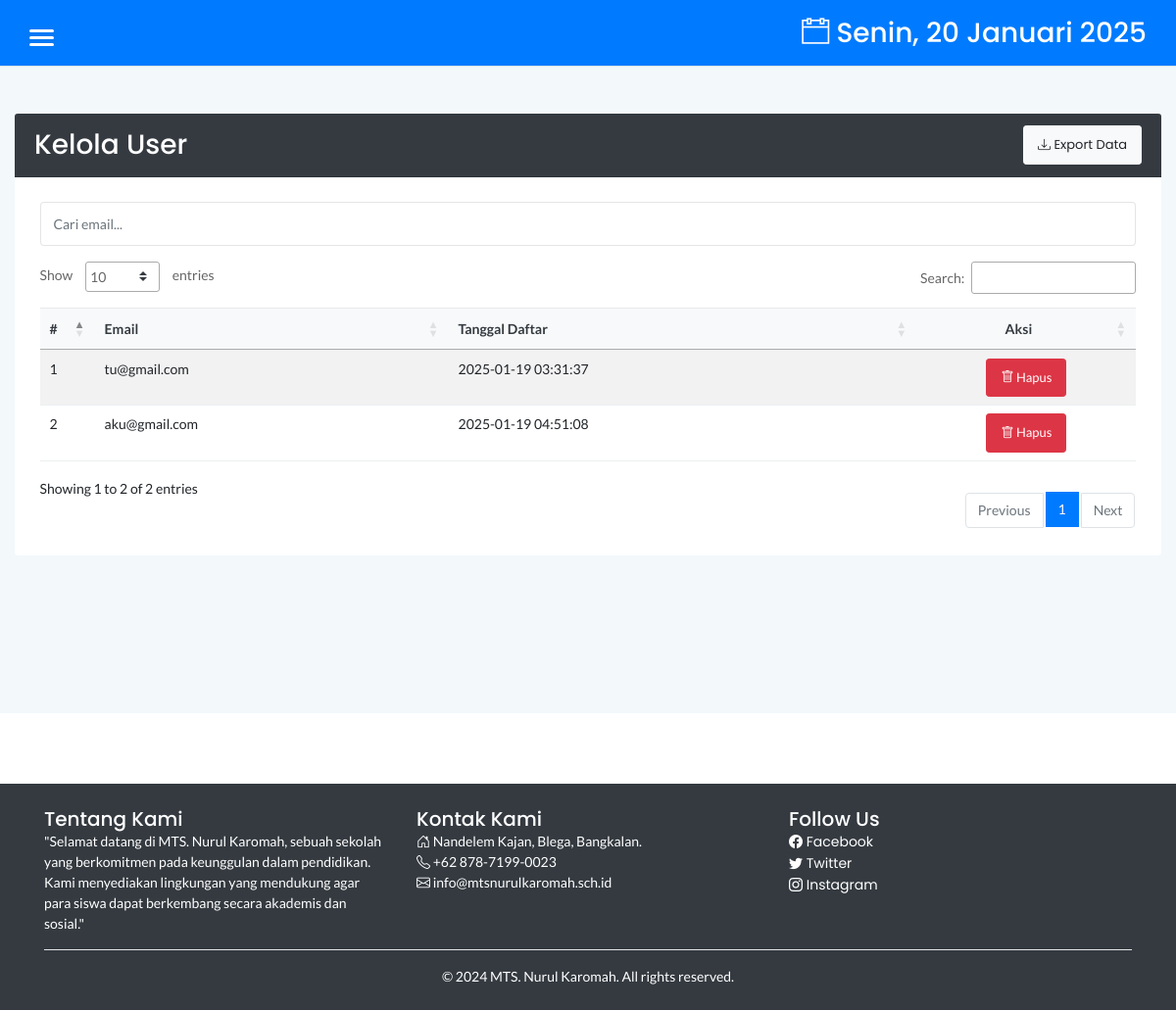
Before: /admin/user.php (signed in) with the older database file.
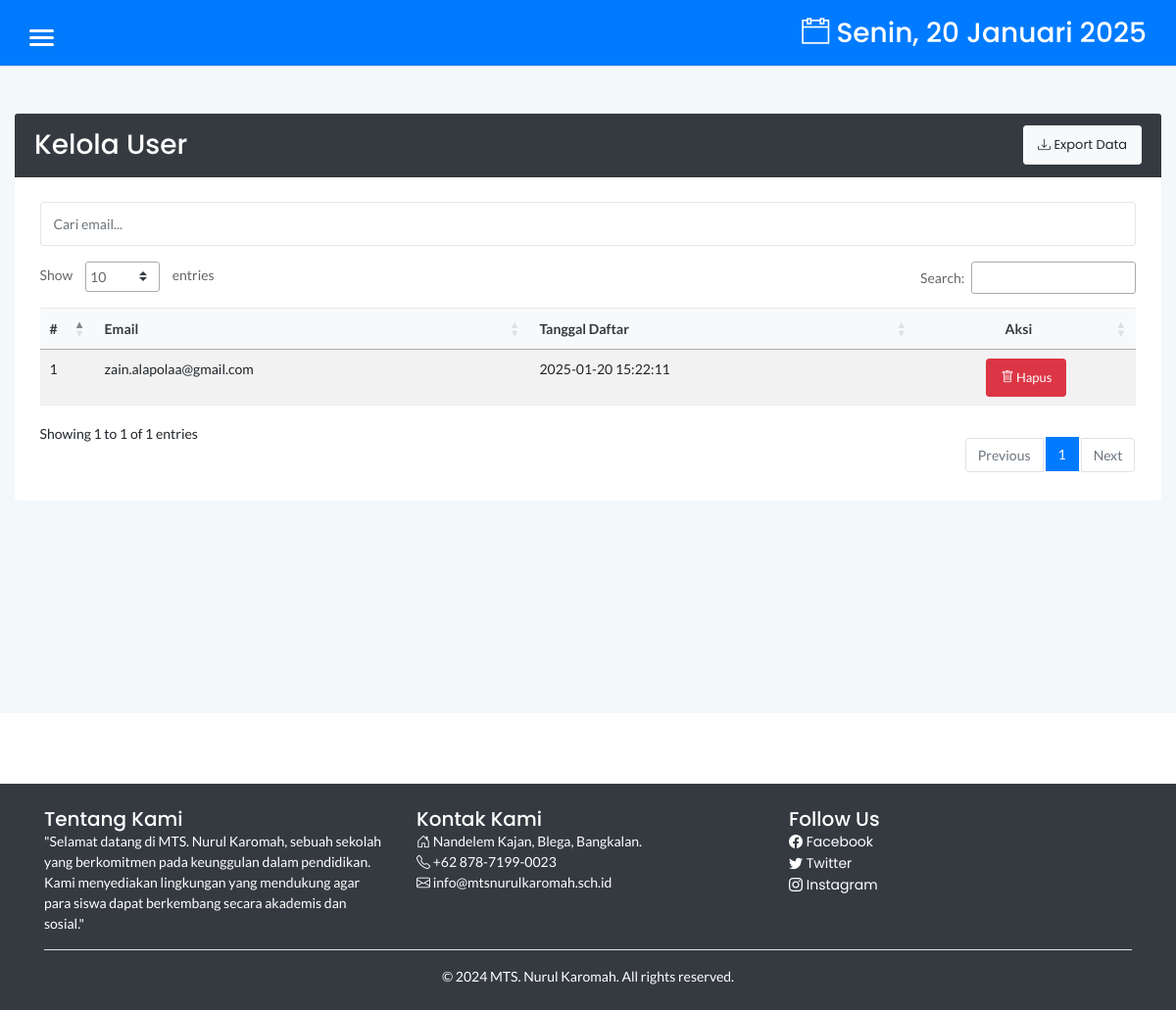
After: the same page with the newer database file.
### tables this page shows
CREATE TABLE `user` (
  `userid` int(11) NOT NULL,
  `useremail` varchar(50) NOT NULL,
  `userpassword` varchar(50) NOT NULL,
  `tgldaftar` timestamp NOT NULL DEFAULT CURRENT_TIMESTAMP
);

### admin/user.php (the view, shortened to what this page needs)
<!doctype html>
<html class="no-js" lang="en">
<?php
include '../dbconnect.php';
?>
<head>
    <link rel="stylesheet" href="../assets/css/bootstrap.min.css">
    <link rel="stylesheet" href="../assets/css/font-awesome.min.css">
    <link rel="stylesheet" href="../assets/css/themify-icons.css">
    <link rel="stylesheet" href="../assets/css/metisMenu.css">
    <link rel="stylesheet" href="../assets/css/owl.carousel.min.css">
    <link rel="stylesheet" href="../assets/css/slicknav.min.css">
    <link rel="stylesheet" href="https://www.amcharts.com/lib/3/plugins/export/export.css" type="text/css" media="all" />
    <link rel="stylesheet" type="text/css" href="https://cdn.datatables.net/1.10.19/css/jquery.dataTables.min.css">
    <link rel="stylesheet" type="text/css" href="https://cdn.datatables.net/1.10.19/css/jquery.dataTables.css">
    <link rel="stylesheet" type="text/css" href="https://cdn.datatables.net/1.10.18/css/dataTables.bootstrap4.min.css">
    <link rel="stylesheet" type="text/css" href="https://cdn.datatables.net/responsive/2.2.3/css/responsive.bootstrap.min.css">
    <link rel="stylesheet" type="text/css" href="https://cdn.datatables.net/responsive/2.2.3/css/responsive.jqueryui.min.css">
    <link rel="stylesheet" type="text/css" href="https://cdn.datatables.net/buttons/1.5.2/css/buttons.dataTables.min.css">
    <link rel="stylesheet" href="../assets/css/typography.css">
    <link rel="stylesheet" href="../assets/css/default-css.css">
    <link rel="stylesheet" href="../assets/css/styles.css">
    <link rel="stylesheet" href="../assets/css/responsive.css">
</head>
<body>
    <div class="page-container">
        <div class="main-content">
            <div class="header-area py-3 bg-primary text-white">
                <div class="row align-items-center">
                    <div class="col-md-6 col-sm-8 clearfix">
                        <div class="nav-btn pull-left">
                            <span class="bg-white d-block mb-1" style="height: 3px; width: 25px;"></span>
                            <span class="bg-white d-block mb-1" style="height: 3px; width: 25px;"></span>
                            <span class="bg-white d-block" style="height: 3px; width: 25px;"></span>
                        </div>
                    </div>
                    <div class="col-md-6 col-sm-4 clearfix">
                        <ul class="notification-area pull-right">
                            <li>
                                <h3 class="fs-5">
                                    <div class="date text-end">
                                        <i class="ti-calendar"></i>
                                    </div>
                                </h3>
                            </li>
                        </ul>
                    </div>
                </div>
            </div>
            <div class="main-content-inner">
                <div class="row mt-5 mb-5">
                    <div class="col-12">
                        <div class="card shadow border-0">
                            <div class="card-header bg-dark text-white d-flex justify-content-between align-items-center">
                                <h3 class="m-0">Kelola User</h3>
                                <a href="exportuser.php" target="_blank" class="btn btn-light btn-sm">
                                    <i class="bi bi-download"></i> Export Data
                                </a>
                            </div>
                            <div class="card-body">
                                <div class="mb-3">
                                    <input type="text" id="searchInput" class="form-control" placeholder="Cari email...">
                                </div>
                                <div class="table-responsive">
                                    <table id="dataTable3" class="table table-borderless table-striped align-middle">
                                        <thead class="bg-light text-dark">
                                            <tr>
                                                <th style="width: 5%;">#</th>
                                                <th>Email</th>
                                                <th>Tanggal Daftar</th>
                                                <th class="text-center" style="width: 20%;">Aksi</th>
                                            </tr>
                                        </thead>
                                        <tbody id="userTable">
                                            <?php
                                            $form = mysqli_query($conn, "SELECT * FROM user ORDER BY userid ASC");
                                            $no = 1;
                                            while ($b = mysqli_fetch_array($form)) {
                                            ?>
                                                <tr>
                                                    <td><?php echo $no++ ?></td>
                                                    <td><?php echo $b['useremail'] ?></td>
                                                    <td><?php echo $b['tgldaftar'] ?></td>
                                                    <td class="text-center">
                                                        <form method="post" style="display:inline;">
                                                            <button type="submit" name="hapus" class="btn btn-danger btn-sm">
                                                                <i class="bi bi-trash"></i> Hapus
                                                            </button>
                                                        </form>
                                                    </td>
                                                </tr>
                                            <?php
                                            }
                                            ?>
                                        </tbody>
                                    </table>
                                </div>
                            </div>
                        </div>
                    </div>
                </div>
            </div>
        </div>
    </div>
</body>
</html>

### assets/css/styles.css (style rules this page uses)
.page-container { width: 100%; height: 100%; min-height: 100vh; padding-left: 280px; -webkit-transition: padding-left 0.3s ease 0s; transition: padding-left 0.3s ease 0s; }
.card { border: none; border-radius: 4px; background-color: #fff; -webkit-transition: all 0.3s ease 0s; transition: all 0.3s ease 0s; }
.card-body { padding: 25.6px; padding: 1.6rem; }
.main-content { width: 100%; background: #F3F8FB; }
.main-content-inner { padding: 0 30px 50px; }
.header-area { padding: 15px 30px; background: #fff; border-bottom: 1px solid #d8e3e7; }
.nav-btn { margin-right: 30px; margin-top: 10px; cursor: pointer; }
.nav-btn span { display: block; width: 22px; height: 2px; background: #b3aaaa; margin: 4px 0; border-radius: 15px; -webkit-transition: all 0.3s ease 0s; transition: all 0.3s ease 0s; box-shadow: 0 0 0 4px rgba(99, 96, 96, 0.03); }
.notification-area { -webkit-user-select: none; -moz-user-select: none; -ms-user-select: none; user-select: none; position: relative; z-index: 1; }
.notification-area li { display: inline-block; margin-left: 20px; cursor: pointer; -webkit-user-select: none; -moz-user-select: none; -ms-user-select: none; user-select: none; }
.border-0 { border: none; }
.btn { padding: 11px 17px; font-size: 13px; letter-spacing: 0; }
.btn-sm { padding: 9px 14px; }
.form-control, .form-control:focus { outline: none; box-shadow: none; }
.form-control { font-size: 14px; border: 1px solid rgba(170, 170, 170, .3); padding: 10.72px 12.8px; padding: .67rem .8rem; }
table tr th { border-bottom: none; }
table tr th, table tr td { border-top: 1px solid rgba(120, 130, 140, 0.13) !important; }
table.dataTable.no-footer { border-bottom: 1px solid rgba(120, 130, 140, 0.13) !important; }
table.dataTable thead th, table.dataTable thead td { border-bottom-color: transparent; }

### assets/css/responsive.css (style rules this page uses)
@media (min-width: 1200px) and (max-width: 1364px) { .main-content-inner { padding: 0 15px 50px; } }
@media (min-width: 1200px) and (max-width: 1364px) { .page-container, .sbar_collapsed.page-container { padding-left: 0; } }

Changed rows visible on the page:
removed user: useremail "tu@gmail.com", tgldaftar "2025-01-19 03:31:37"
removed user: useremail "aku@gmail.com", tgldaftar "2025-01-19 04:51:08"
added user: useremail "zain.alapolaa@gmail.com", tgldaftar "2025-01-20 15:22:11"
Other visible differences:
text written by a page script: "Show entries Search: Showing 1 to 2 of 2 entries Previous 1 Next" → "Show entries Search: Showing 1 to 1 of 1 entries Previous 1 Next"
